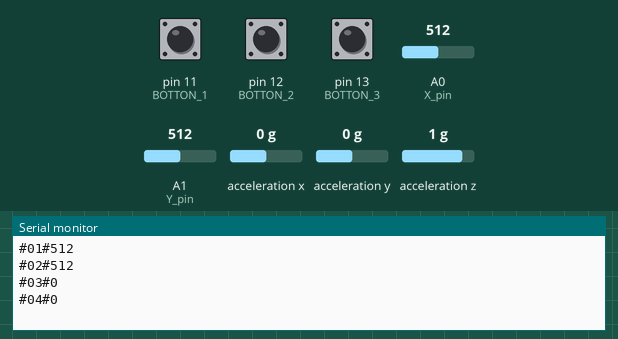
Bench run of a sketch on a simulated Arduino Uno, built with avr-gcc and run on an emulated ATmega328P. On the bench: the last lines printed to the serial monitor. Wiring (inferred from the names in the program): MPU-6050 motion sensor at I2C address 0x68. The test bench sets the inputs (shaded band); at power-on: acceleration x 0 g, A0 (X_pin) = 512, A1 (Y_pin) = 512, pin 11 (BOTTON_1) LOW, acceleration y 0 g, acceleration z 1 g, pin 12 (BOTTON_2) LOW, pin 13 (BOTTON_3) LOW.

Above: at 2.2 s.
2.3 s: acceleration x set to -1.4 g
At 2.51 s:
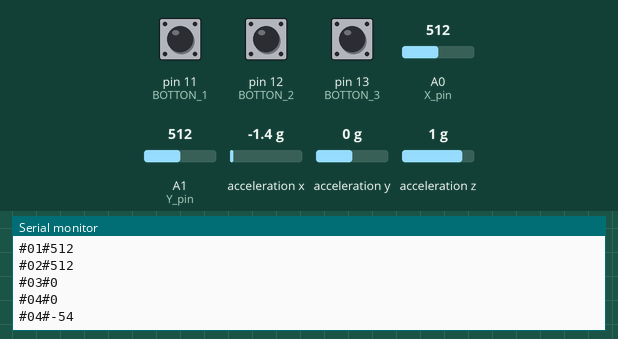
3.8 s: A0 (X_pin) set to 610
At 4.02 s:
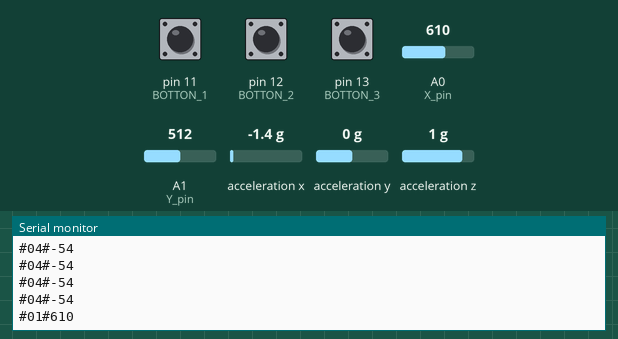
5.3 s: A1 (Y_pin) set to 610
At 5.52 s:
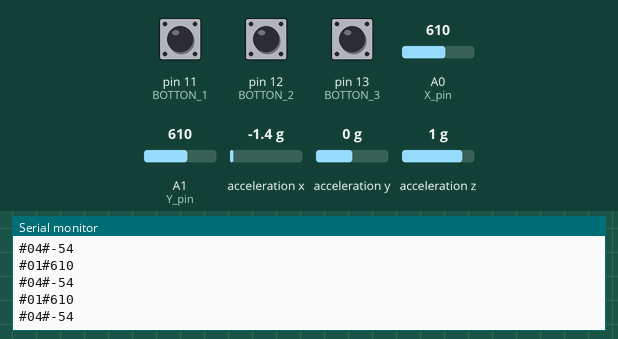
6.8 s: pin 11 (BOTTON_1) pulled HIGH for 1 s
At 7.9 s:
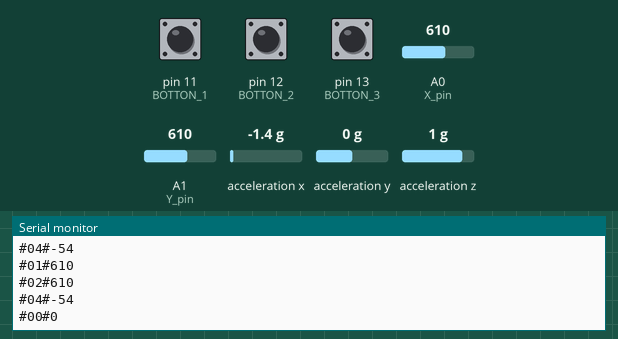
9.3 s: acceleration y set to -1.4 g
At 9.63 s:
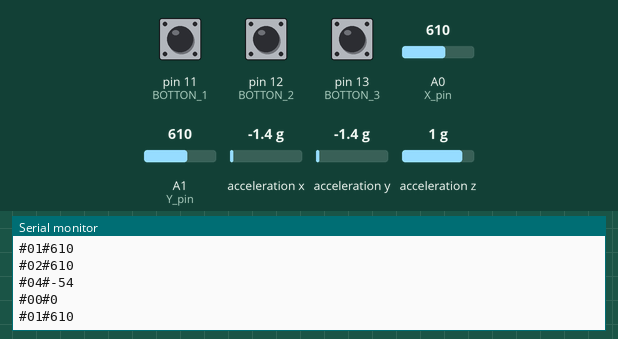
10.8 s: acceleration z set to -1.4 g
At 10.83 s:
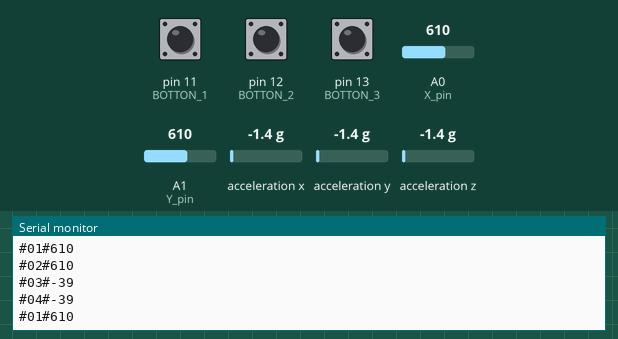
Timing chart, 0 to 13.3 s (numbered marks = the images above; inputs shaded):
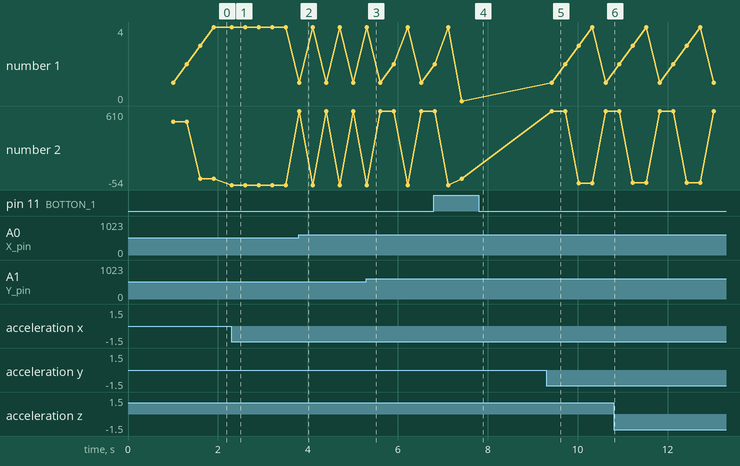

Measured:
- after the input at 2.3 s, the serial monitor: prints a new line at once (image 1)
- after the input at 3.8 s, the serial monitor: prints a new line at once (image 2)
- after the input at 6.8 s, the serial monitor: prints a new line after 0.62 s (image 4)
- plotted number 1: 1 → 0 after the input at 6.8 s
- plotted number 2: 0 → -54 after the input at 2.3 s, -54 → 610 after the input at 3.8 s, 610 → 0 after the input at 6.8 s

The sketch:

drunk_parrot.ino
```cpp
#include <SPI.h>
#include <Wire.h>

//Bottones
#define BOTTON_1 11
#define BOTTON_2 12
#define BOTTON_3 13
//Acelerometro / Giroscopio
#define MPU 0x68
//Joystick Analogico
#define SW_pin 2
#define X_pin 0
#define Y_pin 1

// ---------------------------------------------------------------- Variables
//Bottones
int iPulsador1,iPulsador2,iPulsador3;
//Acelerometro / Giroscopio
double AcX,AcY,AcZ;
int Pitch, Roll;
bool bPitchCentrado,bRollCentrado;
//Joystick Analogico
int iValJoyX,iValJoyY;
bool bJoyCentradoX,bJoyCentradoY;
//Otras
bool bEnElAire;

void setup(){
  //Bottones
  pinMode(BOTTON_1, INPUT);
  pinMode(BOTTON_2, INPUT);
  pinMode(BOTTON_3, INPUT);
  //Acelerometro / Giroscopio
  init_MPU();
  //Joystick Analogico
  pinMode(SW_pin, INPUT);
  digitalWrite(SW_pin, HIGH);

  //valores por defecto
  iPulsador1=false;

  Serial.begin(9600);
}

void loop(){
  valoresBotones();
  valoresJoy();
  valoresAce();
}

void valoresBotones() {
  iPulsador1 = digitalRead(BOTTON_1);
  iPulsador2 = digitalRead(BOTTON_2);
  iPulsador3 = digitalRead(BOTTON_3);

  if (iPulsador1 == HIGH) {
    Serial.println("#00#"+String(bEnElAire));
    if (!bEnElAire){ bEnElAire = true; } else { bEnElAire = false; }
    delay(2000);
  }
}

void valoresAce() {
  FunctionsMPU(); // Adquirimos los ejex AcX, AcY, AcZ.

  Pitch = FunctionsPitchRoll(AcY, AcX, AcZ);  //Calculo del angulo del Pitch
  Roll = FunctionsPitchRoll(AcX, AcZ, AcY);   //Calculo del angulo del Roll

  if ((!bPitchCentrado) or ((Pitch < -30) or (Pitch > 30)))  {
    Serial.println("#03#"+String(Pitch));
    delay(300);
    if ((Pitch > -30) and (Pitch < 30)) {
      bPitchCentrado=true;
    } else { bPitchCentrado=false; }
  }
  if ((!bRollCentrado) or ((Roll < -30) or (Roll > 30)))  {
    Serial.println("#04#"+String(Roll));
    delay(300);
    if ((Roll > -30) and (Roll < 30)) {
      bRollCentrado=true;
    } else { bRollCentrado=false; }
  }
}

void valoresJoy() {
  // X = arriba abajo(arriba =1023, abajo 0, medio 510)
  // Y = izquierda derecha (izquierda =0, derecha 1023, medio 533)
  iValJoyX=analogRead(X_pin);
  iValJoyY=analogRead(Y_pin);

  if ((!bJoyCentradoX) or ((iValJoyX < 400) or (iValJoyX > 600)))  {
    Serial.println("#01#"+String(iValJoyX));
    delay(300);
    if ((iValJoyX > 400) and (iValJoyX < 600)) {
      bJoyCentradoX=true;
    } else { bJoyCentradoX=false; }
  }
  if ((!bJoyCentradoY) or ((iValJoyY < 400) or (iValJoyY > 600)))  {
    Serial.println("#02#"+String(iValJoyY));
    delay(300);
    if ((iValJoyY > 400) and (iValJoyY < 600)) {
      bJoyCentradoY=true;
    } else { bJoyCentradoY=false; }
  }
}

void init_MPU(){
  Wire.begin();
  Wire.beginTransmission(MPU);
  Wire.write(0x6B);  // PWR_MGMT_1 register
  Wire.write(0);     // Seteamos a cero (wakes up - Despertamos el MPU-6050)
  Wire.endTransmission(true);
  delay(1000);
}

//Funcion para el calculo del angulo Pitch y Roll
double FunctionsPitchRoll(double A, double B, double C){
  double DatoA, DatoB, Value;
  DatoA = A;
  DatoB = (B*B) + (C*C);
  DatoB = sqrt(DatoB);
  Value = atan2(DatoA, DatoB);
  Value = Value * 180/3.14;
  return (int)Value;
}

//Función para adquirir los ejes X, Y, Z del MPU6050
void FunctionsMPU(){
  Wire.beginTransmission(MPU);
  Wire.write(0x3B);  // Empezamos con el registro 0x3B (ACCEL_XOUT_H)
  Wire.endTransmission(false);
  Wire.requestFrom(MPU,6,true);  // requerimos un total de 6 registers
  AcX=Wire.read()<<8|Wire.read();  // 0x3B (ACCEL_XOUT_H) & 0x3C (ACCEL_XOUT_L)
  AcY=Wire.read()<<8|Wire.read();  // 0x3D (ACCEL_YOUT_H) & 0x3E (ACCEL_YOUT_L)
  AcZ=Wire.read()<<8|Wire.read();  // 0x3D (ACCEL_YOUT_H) & 0x3E (ACCEL_YOUT_L)
}
```
